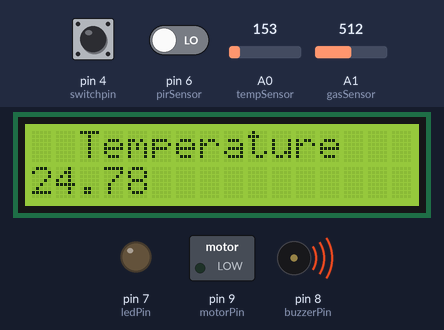
Bench run of a sketch on a simulated Arduino Uno, built with avr-gcc and run on an emulated ATmega328P. On the bench: 16×2 character LCD, switched loads named in the sketch (green lamp = pin HIGH), output pins drawn as LEDs (lit = HIGH), buzzer (waves = sounding, pin HIGH). The inputs (shaded band) are chosen by the test bench; at power-on: A0 (tempSensor) = 153, pin 6 (pirSensor) LOW, A1 (gasSensor) = 512, pin 4 (switchpin) LOW. What the sketch prints to the serial monitor is not drawn.

Above: at 1.2 s.
1.3 s: A0 (tempSensor) set to 175
At 3.4 s:
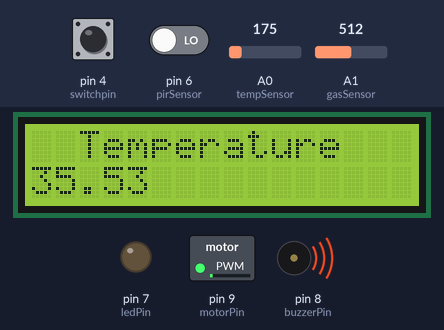
3.7 s: pin 6 (pirSensor) driven HIGH
At 4.8 s:
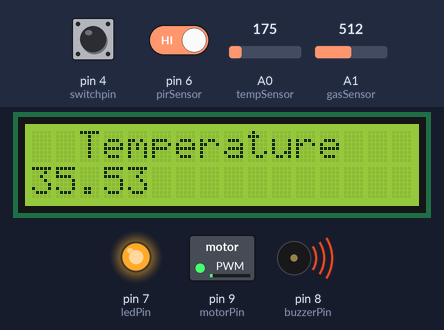
5.8 s: A0 (tempSensor) set to 165
At 7.7 s:
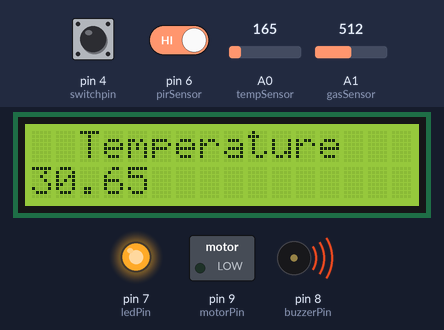
8.0 s: A1 (gasSensor) set to 259
9.8 s: A1 (gasSensor) set to 236
At 11.7 s:
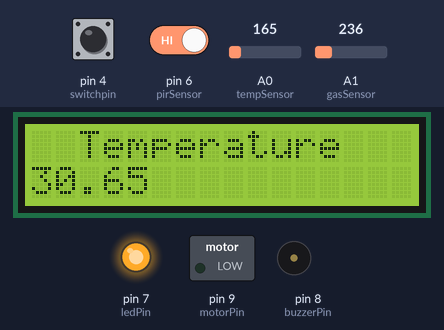
12.1 s: A0 (tempSensor) set to 191
At 13.2 s:
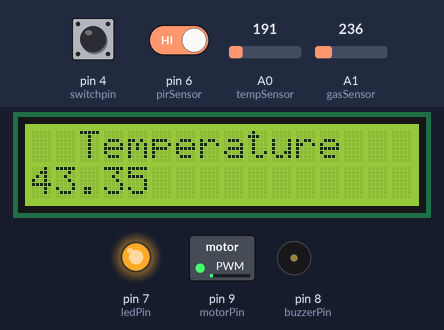
Timing chart, 0 to 15.1 s (numbered marks = the images above; inputs shaded):
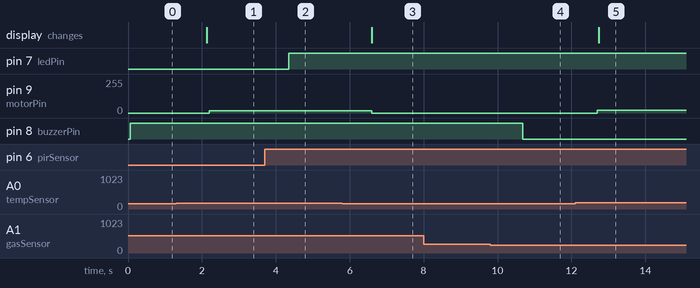

The sketch:

code.ino
```cpp
#include<LiquidCrystal.h>
int switchpin = 4;
const int tempSensor = A0;
const int gasSensor = A1;
const int motorPin = 9;
const int buzzerPin = 8;
const int ledPin = 7;
const int pirSensor = 6;
const int mintemp = 35;
const int maxtemp = 85;
const int minRPM = 350;
const int maxRPM = 500;
const int increment = 50;
const int tempThreshold = 70;
LiquidCrystal lcd(13, 12, 11, 10, 3, 2);

void setup() {
  Serial.begin(9600);
  lcd.begin(16, 2);
  pinMode(switchpin, INPUT);
  pinMode(tempSensor, INPUT);
  pinMode(gasSensor, INPUT);
  pinMode(motorPin, OUTPUT);
  pinMode(buzzerPin, OUTPUT);
  pinMode(ledPin, OUTPUT);
  pinMode(pirSensor, INPUT);
}

void loop() {

  int tempSensorValue = analogRead(tempSensor);
  float voltage = tempSensorValue * (5.0 / 1023.0);
  float temp = (voltage - 0.5) * 100;
  Serial.print("Temperature: ");
  Serial.println(temp);

  int gasSensorValue = analogRead(gasSensor);
  Serial.print("Gas Sensor Input: ");
  Serial.println(gasSensorValue);

  lcd.setCursor(0,0);
lcd.print("  Temperature");
lcd.setCursor(0,1);
lcd.print(temp);


  if (temp > tempThreshold) {
    analogWrite(motorPin, 0);
    digitalWrite(buzzerPin, HIGH);
    Serial.println("Temperature exceeds threshold! Buzzer ON.");


  int pirValue = digitalRead(pirSensor);
  if (pirValue == HIGH) {
    digitalWrite(ledPin, HIGH);
    Serial.println("Motion detected!");
  } else {
    digitalWrite(ledPin, LOW);
    Serial.println("No motion detected. ");
  }

  } else {

    if (gasSensorValue > 250) {
      digitalWrite(buzzerPin, HIGH);
      Serial.println("smoke detected! Buzzer ON.");


  int pirValue = digitalRead(pirSensor);
  if (pirValue == HIGH) {

    digitalWrite(ledPin, HIGH);
    Serial.println("Motion detected! ");
  } else {
    digitalWrite(ledPin, LOW);
    Serial.println("No motion detected. ");
  }

    } else {
      digitalWrite(buzzerPin, LOW);

    }
  }

  if(digitalRead(switchpin)){
   digitalWrite(buzzerPin, HIGH);
  Serial.println("fire alarm turned on manually");
    int pirValue = digitalRead(pirSensor);
  if (pirValue == HIGH) {

    digitalWrite(ledPin, HIGH);
    Serial.println("Motion detected! ");
  } else {
    digitalWrite(ledPin, LOW);
    Serial.println("No motion detected. ");
  }


  }


  if (temp > mintemp && temp < tempThreshold) {
    int fanRPM = minRPM + ((int)(temp - mintemp) / 5) * increment;
    fanRPM = constrain(fanRPM, minRPM, maxRPM);
    Serial.print("Calculated Fan RPM: ");
    Serial.println(fanRPM);

    int motorSpeedValue = map(fanRPM, 0, 5300, 0, 255);
    motorSpeedValue = constrain(motorSpeedValue, 0, 255);
    Serial.print("Motor Speed : ");
    Serial.println(motorSpeedValue);
    analogWrite(motorPin, motorSpeedValue);

    Serial.print("Temperature: ");
    Serial.print(temp);
    Serial.print(" °C, Fan RPM: ");
    Serial.println(fanRPM);

  } else {
    analogWrite(motorPin, 0);

  }


  delay(1000);
}
```

Measured:
- the behaviour switches between 251 and 250 on A1 (gasSensor) (found by bisection; images 3 and 4)
- after the input at 1.3 s, pin 9 (motorPin): 0/255 → 16/255 after 0.90 s; the display: changes after 0.83 s (image 1)
- after the input at 3.7 s, pin 7 (ledPin): LOW → HIGH after 0.65 s
- after the input at 5.8 s, pin 9 (motorPin): 16/255 → 0/255 after 0.80 s; the display: changes after 0.80 s (image 3)
- after the input at 8.0 s, every drawn part: stays the same
- after the input at 9.8 s, pin 8 (buzzerPin): HIGH → LOW after 0.88 s
- after the input at 12.1 s, pin 9 (motorPin): 0/255 → 19/255 after 0.60 s; the display: changes after 0.64 s (image 5)
